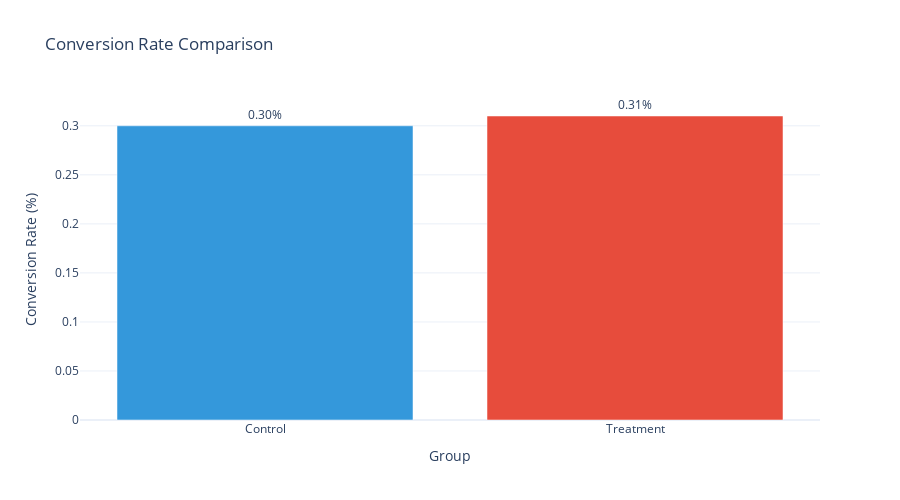
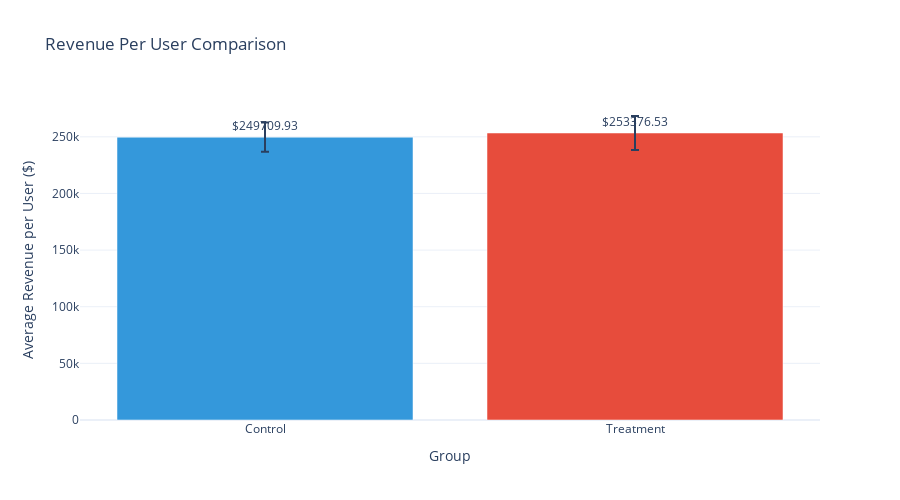
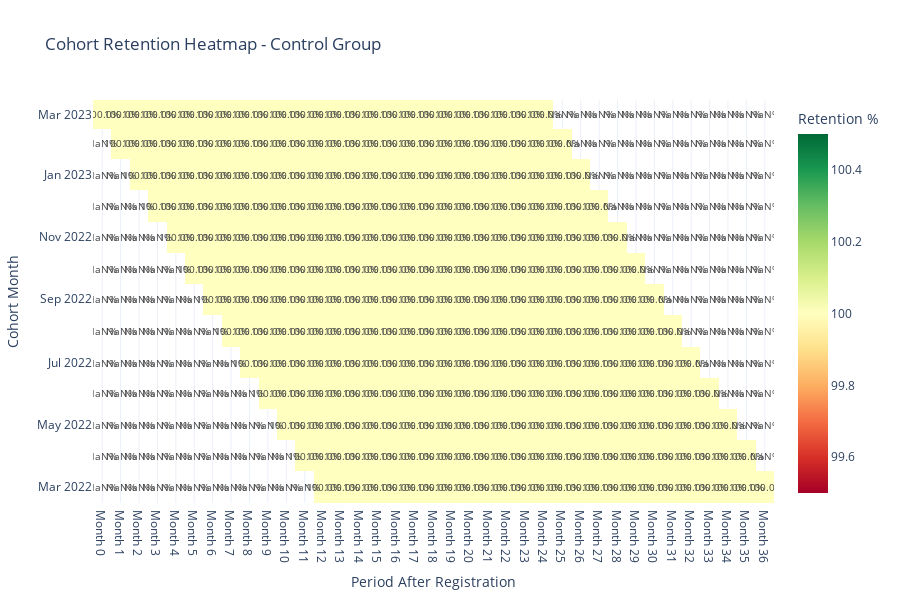
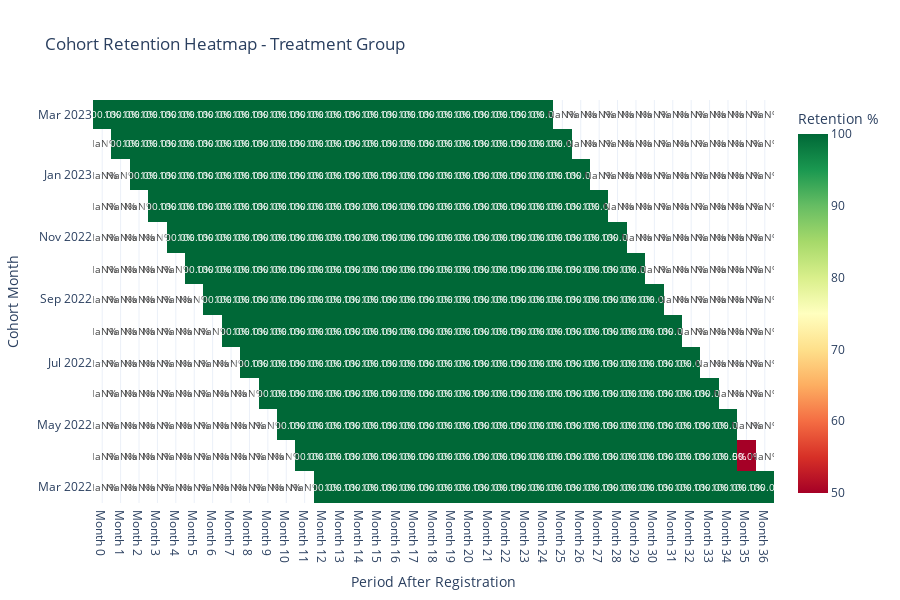

The notebook cell saved with these charts, in order:
### Markdown cell above
## Visualizations — Basic

### Code cell
# Conversion Rate
fig_conv = viz.plot_conversion_rate(conversion)
fig_conv.show()

# Revenue Comparison
fig_rev = viz.plot_revenue_comparison(revenue)
fig_rev.show()

# Cohort Retention Heatmaps
pivots = coh.create_cohort_pivot_table(retention)
for g, p in pivots.items():
    fig_hm = viz.plot_cohort_heatmap(p, g)
    fig_hm.show()

# Retention Curves
fig_ret = viz.plot_retention_curves(retention)
fig_ret.show()

# Cumulative Revenue
rev = coh.calculate_cohort_revenue(cohort_df)
fig_cr = viz.plot_cumulative_revenue(rev)
fig_cr.show()

# Funnel Analysis
try:
    funnel_df = pd.read_sql("SELECT * FROM conversion_funnel", coh.engine)
    fig_fun = viz.plot_funnel_analysis(funnel_df)
    fig_fun.show()
except Exception as e:
    print("Funnel table not found:", e)

# Sequential Testing
seq = ab.sequential_testing(data)
fig_seq = viz.plot_sequential_testing(seq)
fig_seq.show()

### Figure 1 — Plotly figure (JSON) as saved in the notebook; plotly's stock layout.template omitted (floating-point values rounded to 4 significant figures)
{"data": [{"hovertemplate": "<b>%{x}</b><br>Conversion Rate: %{y:.2f}%<br>Users: 16,208<br>Conversions: 49<extra></extra>", "marker": {"color": "#3498db"}, "name": "Control", "text": ["0.30%"], "textposition": "outside", "type": "bar", "x": ["Control"], "y": [0.3]}, {"hovertemplate": "<b>%{x}</b><br>Conversion Rate: %{y:.2f}%<br>Users: 16,292<br>Conversions: 51<extra></extra>", "marker": {"color": "#e74c3c"}, "name": "Treatment", "text": ["0.31%"], "textposition": "outside", "type": "bar", "x": ["Treatment"], "y": [0.31]}], "layout": {"height": 500, "showlegend": false, "title": {"text": "Conversion Rate Comparison"}, "xaxis": {"title": {"text": "Group"}}, "yaxis": {"title": {"text": "Conversion Rate (%)"}}}}

### Figure 2 — Plotly figure (JSON) as saved in the notebook; plotly's stock layout.template omitted (floating-point values rounded to 4 significant figures)
{"data": [{"error_y": {"array": [12890.0], "type": "data", "visible": true}, "hovertemplate": "<b>%{x}</b><br>Avg Revenue: $%{y:.2f}<br>Total Revenue: $12,235,786.63<br>Std Dev: $12888.02<extra></extra>", "marker": {"color": "#3498db"}, "name": "Control", "text": ["$249709.93"], "textposition": "outside", "type": "bar", "x": ["Control"], "y": [249700.0]}, {"error_y": {"array": [15010.0], "type": "data", "visible": true}, "hovertemplate": "<b>%{x}</b><br>Avg Revenue: $%{y:.2f}<br>Total Revenue: $12,922,203.02<br>Std Dev: $15010.39<extra></extra>", "marker": {"color": "#e74c3c"}, "name": "Treatment", "text": ["$253376.53"], "textposition": "outside", "type": "bar", "x": ["Treatment"], "y": [253400.0]}], "layout": {"height": 500, "showlegend": false, "title": {"text": "Revenue Per User Comparison"}, "xaxis": {"title": {"text": "Group"}}, "yaxis": {"title": {"text": "Average Revenue per User ($)"}}}}

### Figure 3 — Plotly figure (JSON) as saved in the notebook; plotly's stock layout.template omitted (floating-point values rounded to 4 significant figures; data arrays with more than 128 entries replaced by an {"elided": "..."} marker saying what was removed)
{"data": [{"colorbar": {"title": {"text": "Retention %"}}, "colorscale": [[0, "rgb(165,0,38)"], [0.1, "rgb(215,48,39)"], [0.2, "rgb(244,109,67)"], [0.3, "rgb(253,174,97)"], [0.4, "rgb(254,224,139)"], [0.5, "rgb(255,255,191)"], [0.6, "rgb(217,239,139)"], [0.7, "rgb(166,217,106)"], [0.8, "rgb(102,189,99)"], [0.9, "rgb(26,152,80)"], [1, "rgb(0,104,55)"]], "text": {"elided": "13x37 float values"}, "textfont": {"size": 10}, "texttemplate": "%{text:.1f}%", "type": "heatmap", "x": ["Month 0", "Month 1", "Month 2", "Month 3", "Month 4", "Month 5", "Month 6", "Month 7", "Month 8", "Month 9", "Month 10", "Month 11", "Month 12", "Month 13", "Month 14", "Month 15", "Month 16", "Month 17", "Month 18", "Month 19", "Month 20", "Month 21", "Month 22", "Month 23", "Month 24", "Month 25", "Month 26", "Month 27", "Month 28", "Month 29", "Month 30", "Month 31", "Month 32", "Month 33", "Month 34", "Month 35", "Month 36"], "y": ["2022-03", "2022-04", "2022-05", "2022-06", "2022-07", "2022-08", "2022-09", "2022-10", "2022-11", "2022-12", "2023-01", "2023-02", "2023-03"], "z": {"elided": "13x37 float values"}}], "layout": {"height": 600, "title": {"text": "Cohort Retention Heatmap - Control Group"}, "xaxis": {"title": {"text": "Period After Registration"}}, "yaxis": {"title": {"text": "Cohort Month"}}}}

### Figure 4 — Plotly figure (JSON) as saved in the notebook; plotly's stock layout.template omitted (floating-point values rounded to 4 significant figures; data arrays with more than 128 entries replaced by an {"elided": "..."} marker saying what was removed)
{"data": [{"colorbar": {"title": {"text": "Retention %"}}, "colorscale": [[0, "rgb(165,0,38)"], [0.1, "rgb(215,48,39)"], [0.2, "rgb(244,109,67)"], [0.3, "rgb(253,174,97)"], [0.4, "rgb(254,224,139)"], [0.5, "rgb(255,255,191)"], [0.6, "rgb(217,239,139)"], [0.7, "rgb(166,217,106)"], [0.8, "rgb(102,189,99)"], [0.9, "rgb(26,152,80)"], [1, "rgb(0,104,55)"]], "text": {"elided": "13x37 float values"}, "textfont": {"size": 10}, "texttemplate": "%{text:.1f}%", "type": "heatmap", "x": ["Month 0", "Month 1", "Month 2", "Month 3", "Month 4", "Month 5", "Month 6", "Month 7", "Month 8", "Month 9", "Month 10", "Month 11", "Month 12", "Month 13", "Month 14", "Month 15", "Month 16", "Month 17", "Month 18", "Month 19", "Month 20", "Month 21", "Month 22", "Month 23", "Month 24", "Month 25", "Month 26", "Month 27", "Month 28", "Month 29", "Month 30", "Month 31", "Month 32", "Month 33", "Month 34", "Month 35", "Month 36"], "y": ["2022-03", "2022-04", "2022-05", "2022-06", "2022-07", "2022-08", "2022-09", "2022-10", "2022-11", "2022-12", "2023-01", "2023-02", "2023-03"], "z": {"elided": "13x37 float values"}}], "layout": {"height": 600, "title": {"text": "Cohort Retention Heatmap - Treatment Group"}, "xaxis": {"title": {"text": "Period After Registration"}}, "yaxis": {"title": {"text": "Cohort Month"}}}}
